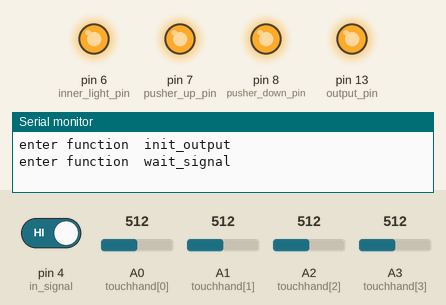
This sketch was run on a simulated Arduino Uno, built with avr-gcc and run on an emulated ATmega328P. On the bench: output pins drawn as LEDs (lit = HIGH), the last lines printed to the serial monitor. The test bench sets the inputs (shaded band); at power-on: pin 4 (in_signal) HIGH, A0 (touchhand[0]) = 512, A1 (touchhand[1]) = 512, A2 (touchhand[2]) = 512, A3 (touchhand[3]) = 512. Pins used as bus, display or sensor lines are not drawn.

Above: at 1.2 s.
1.3 s: pin 4 (in_signal) driven LOW
At 2.3 s:
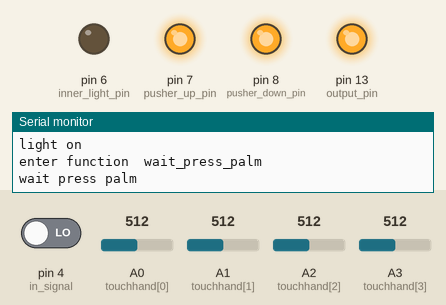
2.8 s: A0 (touchhand[0]) set to 406
4.3 s: A0 (touchhand[0]) set to 383
Timing chart, 0 to 7.3 s (numbered marks = the images above; inputs shaded):
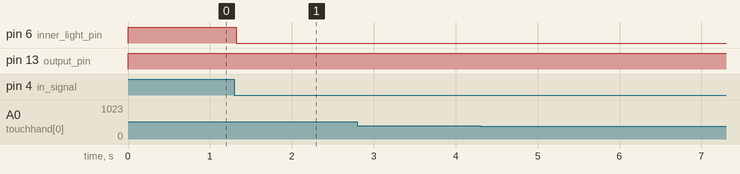

The sketch:

check_palm_v02.ino
```cpp
/*

 */
#define DEBUG 1
#define PUSHER_DEBUG 0
#define time1   5000
#define time2   5000

#define S(n) Serial.print(n)
#define Sln(nn) Serial.println(nn)
#define enter() S("enter function\t");Sln(__FUNCTION__)

//input
//const int mapLight=4;
//const int oneButtonControl2LED=5;
//const int colorMixing=6;
//const int timeControl=7;
const int in_signal=4;
const int touchhand[] = {
  A0,A1,A2,A3};
const int reset=5;


//output
const int inner_light_pin=6;
const int pusher_up_pin=7;
const int pusher_down_pin=8;
const int output_pin=13;
const int pass_key_power=12;

int check[]={
  0,0,0,0};
int rightNum=0;


int wait_signal();
int liter_pusher(int time);
int wait_press_palm();
int lights_on();
int output_signal();
int pusher_up();
int pusher_down();
int pusher_stop();

void setup(){
  //start serial connection
  Serial.begin(9600);
  //configure pin2 as an input and enable the internal pull-up resistor
  pinMode(output_pin,OUTPUT);
  pinMode(inner_light_pin,OUTPUT);
  pinMode(pusher_up_pin,OUTPUT);
  pinMode(pusher_down_pin,OUTPUT);
  pinMode(pass_key_power,OUTPUT);
  digitalWrite(pass_key_power,HIGH);
  digitalWrite(pusher_up_pin,HIGH);
  digitalWrite(pusher_down_pin,HIGH);

}


void loop(){

  init_output();
  while(1)
  {
    if (wait_signal())
    {
      //liter_pusher(time1);
      light_on();
      if(wait_press_palm())
      {
        light_blink();
        //liter_pusher(time2);
        digitalWrite(pass_key_power,LOW);
        output_signal();
        while(1);
      }
    }
  }
#if PUSHER_DEBUG
  pusher_up();
  pusher_stop();
  pusher_up();
  pusher_stop();
  pusher_down();
  pusher_stop();
#endif
}


/////////////////////////////////////////////////////////////
//pusher function
//
//
//
//
//

int pusher_down()
{
  enter();
  digitalWrite(pusher_up_pin,HIGH);
  digitalWrite(pusher_down_pin,HIGH);
#if PUSHER_DEBUG
  delay(1000);
#endif
}


int pusher_up()
{
  enter();
  digitalWrite(pusher_up_pin,LOW);
  digitalWrite(pusher_down_pin,LOW);
#if PUSHER_DEBUG
  delay(1000);
#endif
}


int pusher_stop()
{
  enter();
  digitalWrite(pusher_up_pin,HIGH);
  digitalWrite(pusher_down_pin,LOW);
#if PUSHER_DEBUG
  delay(1000);
#endif
}

void init_output()
{
  enter();
  for(int k=0;k<4;k++)
  {
    check[k]=0;
  }
  digitalWrite(pusher_up_pin,HIGH);
  digitalWrite(pusher_down_pin,HIGH);
  //delay(10000);
  digitalWrite(inner_light_pin,HIGH);
  digitalWrite(output_pin,HIGH);
}
/*
function:waits for signals and returns the result of the judgement
 name:wait_signal
 para:none
 return value:
 1:there are signals
 0:no signal
 */

int wait_signal()
{
  enter();

  while(1)
  {
    if(digitalRead(in_signal)==LOW)
    {
      delay(20);
      if(digitalRead(in_signal)==LOW)
        return 1;
    }
  }
  return 0;
}

/*
function:push the box up according to the time given
 name:liter pusher
 para:time in millisec
 return value:
 1:error
 0:done
 */
int liter_pusher(int time)
{
  enter();
  pusher_up();
  delay(time);
  pusher_stop();
}

/*
function:read the signal from palm PCB
 name:wait_press_palm
 para:none
 return value:
 1:there are signals
 0:no signal
 */
int wait_press_palm()
{
  enter();
  S("wait press palm\n");
  while(1)
  {
    int add=0;
    for(int i=0;i<4;i++)
    {
      if(analogRead(touchhand[i]) < 400)
      {
        add++;
        S("touchhand:");
        Sln(i+1);
      }
    }
    if(add==4)
    {
      light_blink();
      Serial.println("GOOD LUCK!");
      return 1;
    }
  }
}


int light_on()
{
  enter();
  S("light on\n");
  digitalWrite(inner_light_pin,LOW);
}

int light_blink()
{
  enter();
  digitalWrite(inner_light_pin,LOW);
  delay(1000);
  digitalWrite(inner_light_pin,HIGH);
  delay(1000);
  digitalWrite(inner_light_pin,LOW);
  delay(1000);
  digitalWrite(inner_light_pin,HIGH);
  delay(1000);
}

int output_signal()
{
  enter();
  digitalWrite(output_pin,LOW);
  //while(1);
}
```

Measured:
- after the input at 1.3 s, pin 6 (inner_light_pin): HIGH → LOW at once
- after the input at 2.8 s, every drawn part: stays the same
